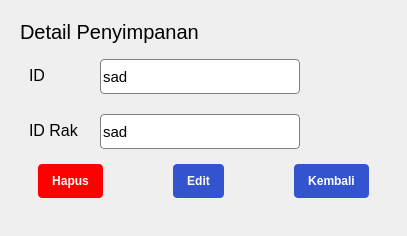
                <widget class="QWidget" name="storageSecondPage">
                 <property name="sizePolicy">
                  <sizepolicy hsizetype="Expanding" vsizetype="Expanding">
                   <horstretch>0</horstretch>
                   <verstretch>0</verstretch>
                  </sizepolicy>
                 </property>
                 <property name="styleSheet">
                  <string notr="true">#fieldStorage,
#fieldStorage_2,
#fieldStorage_3,
#fieldStorage_4,
#fieldStorage_5 {
	border: 1px solid #808080;
	border-radius: 4px;
}

#storageBackBtn, #storageEditBtn{
	border-radius: 4px;
	background-color: #3454cf;
	padding: 10px 14px;
	color: #fff;
}

#storageDeleteBtn{
	border-radius: 4px;
	background-color: red;
	padding: 10px 14px;
	color: #fff;
}</string>
                 </property>
                 <layout class="QVBoxLayout" name="verticalLayout_20">
                  <item>
                   <widget class="QWidget" name="storageSecondContent" native="true">
                    <property name="sizePolicy">
                     <sizepolicy hsizetype="Expanding" vsizetype="Expanding">
                      <horstretch>0</horstretch>
                      <verstretch>0</verstretch>
                     </sizepolicy>
                    </property>
                    <property name="styleSheet">
                     <string notr="true"/>
                    </property>
                    <layout class="QVBoxLayout" name="verticalLayout_21">
                     <item>
                      <widget class="QLabel" name="detailStorage">
                       <property name="sizePolicy">
                        <sizepolicy hsizetype="Preferred" vsizetype="Preferred">
                         <horstretch>0</horstretch>
                         <verstretch>0</verstretch>
                        </sizepolicy>
                       </property>
                       <property name="maximumSize">
                        <size>
                         <width>16777215</width>
                         <height>40</height>
                        </size>
                       </property>
                       <property name="font">
                        <font>
                         <pointsize>15</pointsize>
                        </font>
                       </property>
                       <property name="text">
                        <string>Detail Penyimpanan</string>
                       </property>
                      </widget>
                     </item>
                     <item>
                      <widget class="QWidget" name="storageForm" native="true">
                       <property name="sizePolicy">
                        <sizepolicy hsizetype="Expanding" vsizetype="Expanding">
                         <horstretch>0</horstretch>
                         <verstretch>0</verstretch>
                        </sizepolicy>
                       </property>
                       <property name="styleSheet">
                        <string notr="true"/>
                       </property>
                       <layout class="QVBoxLayout" name="verticalLayout_22">
                        <item>
                         <layout class="QFormLayout" name="formLayout_2">
                          <property name="horizontalSpacing">
                           <number>21</number>
                          </property>
                          <property name="verticalSpacing">
                           <number>20</number>
                          </property>
                          <item row="0" column="0">
                           <widget class="QLabel" name="label_6">
                            <property name="maximumSize">
                             <size>
                              <width>200</width>
                              <height>16777215</height>
                             </size>
                            </property>
                            <property name="font">
                             <font>
                              <pointsize>12</pointsize>
                             </font>
                            </property>
                            <property name="text">
                             <string>ID</string>
                            </property>
                           </widget>
                          </item>
                          <item row="0" column="1">
                           <widget class="QLineEdit" name="fieldStorage">
                            <property name="sizePolicy">
                             <sizepolicy hsizetype="Preferred" vsizetype="Preferred">
                              <horstretch>0</horstretch>
                              <verstretch>0</verstretch>
                             </sizepolicy>
                            </property>
                            <property name="minimumSize">
                             <size>
                              <width>0</width>
                              <height>35</height>
                             </size>
                            </property>
                            <property name="maximumSize">
                             <size>
                              <width>200</width>
                              <height>200</height>
                             </size>
                            </property>
                            <property name="font">
                             <font>
                              <pointsize>11</pointsize>
                             </font>
                            </property>
                            <property name="text">
                             <string>sad</string>
                            </property>
                            <property name="readOnly">
                             <bool>true</bool>
                            </property>
                           </widget>
                          </item>
                          <item row="1" column="0">
                           <widget class="QLabel" name="label_7">
                            <property name="maximumSize">
                             <size>
                              <width>200</width>
                              <height>16777215</height>
                             </size>
                            </property>
                            <property name="font">
                             <font>
                              <pointsize>12</pointsize>
                             </font>
                            </property>
                            <property name="text">
                             <string>ID Rak</string>
                            </property>
                           </widget>
                          </item>
                          <item row="1" column="1">
                           <widget class="QLineEdit" name="fieldStorage_2">
                            <property name="sizePolicy">
                             <sizepolicy hsizetype="Preferred" vsizetype="Preferred">
                              <horstretch>0</horstretch>
                              <verstretch>0</verstretch>
                             </sizepolicy>
                            </property>
                            <property name="minimumSize">
                             <size>
                              <width>0</width>
                              <height>35</height>
                             </size>
                            </property>
                            <property name="maximumSize">
                             <size>
                              <width>200</width>
                              <height>200</height>
                             </size>
                            </property>
                            <property name="font">
                             <font>
                              <pointsize>11</pointsize>
                             </font>
                            </property>
                            <property name="text">
                             <string>sad</string>
                            </property>
                           </widget>
                          </item>
                         </layout>
                        </item>
                        <item alignment="Qt::AlignRight">
                         <widget class="QWidget" name="btnForm_2" native="true">
                          <property name="sizePolicy">
                           <sizepolicy hsizetype="Preferred" vsizetype="Maximum">
                            <horstretch>0</horstretch>
                            <verstretch>0</verstretch>
                           </sizepolicy>
                          </property>
                          <layout class="QHBoxLayout" name="horizontalLayout_5">
                           <property name="spacing">
                            <number>70</number>
                           </property>
                           <item>
                            <widget class="QPushButton" name="storageDeleteBtn">
                             <property name="font">
                              <font>
                               <pointsize>9</pointsize>
                               <weight>75</weight>
                               <bold>true</bold>
                              </font>
                             </property>
                             <property name="cursor">
                              <cursorShape>PointingHandCursor</cursorShape>
                             </property>
                             <property name="text">
                              <string>Hapus</string>
                             </property>
                            </widget>
                           </item>
                           <item>
                            <widget class="QPushButton" name="storageEditBtn">
                             <property name="font">
                              <font>
                               <pointsize>9</pointsize>
                               <weight>75</weight>
                               <bold>true</bold>
                              </font>
                             </property>
                             <property name="cursor">
                              <cursorShape>PointingHandCursor</cursorShape>
                             </property>
                             <property name="text">
                              <string>Edit</string>
                             </property>
                            </widget>
                           </item>
                           <item>
                            <widget class="QPushButton" name="storageBackBtn">
                             <property name="font">
                              <font>
                               <pointsize>9</pointsize>
                               <weight>75</weight>
                               <bold>true</bold>
                              </font>
                             </property>
                             <property name="cursor">
                              <cursorShape>PointingHandCursor</cursorShape>
                             </property>
                             <property name="text">
                              <string>Kembali</string>
                             </property>
                            </widget>
                           </item>
                          </layout>
                         </widget>
                        </item>
                       </layout>
                      </widget>
                     </item>
                    </layout>
                   </widget>
                  </item>
                 </layout>
                </widget>
